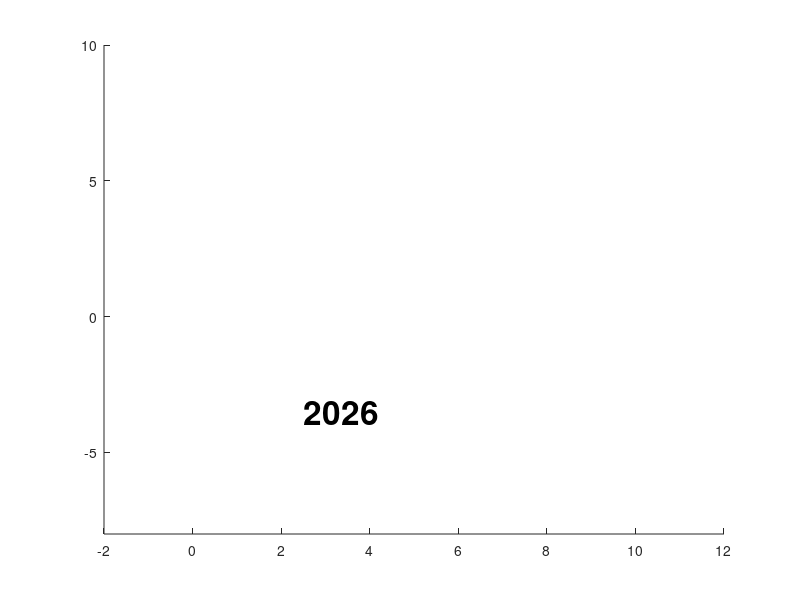

Recreate this plot in MATLAB.
%% script_5
%
%   This script produces the year subscript
%

%today's date
date_text = date;
year = date_text(end-3:end);
%plot text
text(2.5,-3.5, year, 'FontSize', 24, 'FontWeight', 'bold')
xlim([-2,12])
ylim([-8,10])

%% SOLUTION: Breakout 1

%today's date
% date_text = date;
% year = date_text(end-3:end);
%plot text
% text(2.5,-3.5, 'Reviewer 2 is the best', 'FontSize', 24, 'FontWeight', 'bold', 'Color', 'g') % per reviewer comments
% xlim([-2,12])
% ylim([-8,10])